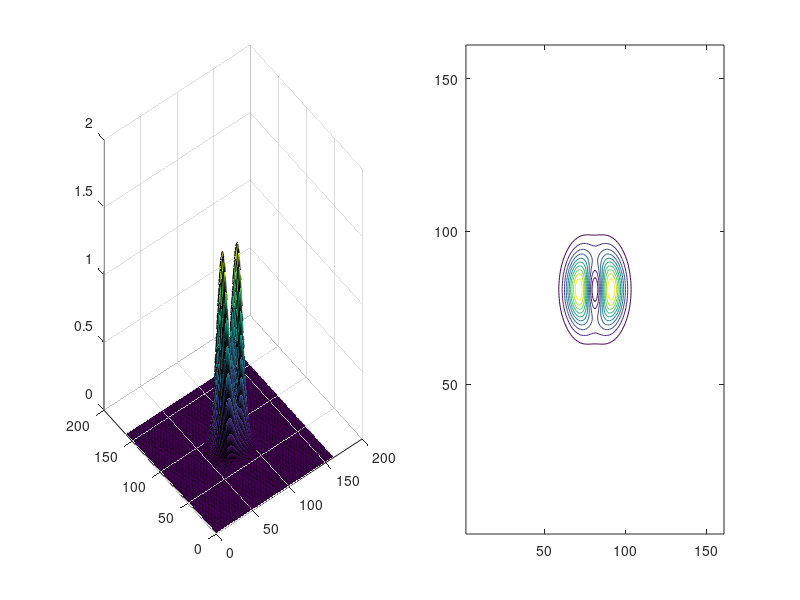

MATLAB code for this plot:
[x,y]=meshgrid(-8:0.1:8,-8:0.1:8);
z=(4.*x.^2+y.^2).*exp(-x.^2-y.^2);
subplot(1,2,1);
surfc(z);
subplot(1,2,2);
contour(z);